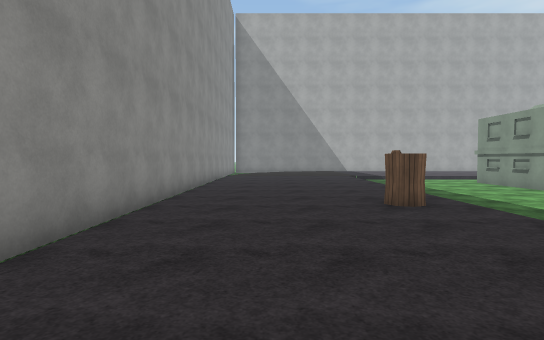
View 1 (above)

23 first-person views from a walk through a Unity game level. The camera is 1.5 m above the floor, tilts 2° down and sees 80° across. The floor is counted in squares, 2 m on a side. Each view is taken from the middle of a square. On the plan, view 1 faces up. The plan holds only what a view shows up to about 11 squares ahead; the rest is blank. The place goes on beyond the plan. The player is left out. Surface patterns are stand-ins for the level's own textures.

View 2
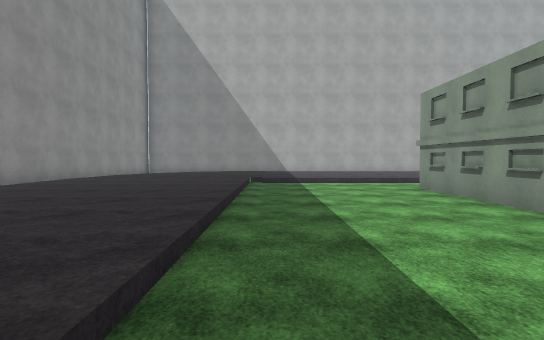

View 3
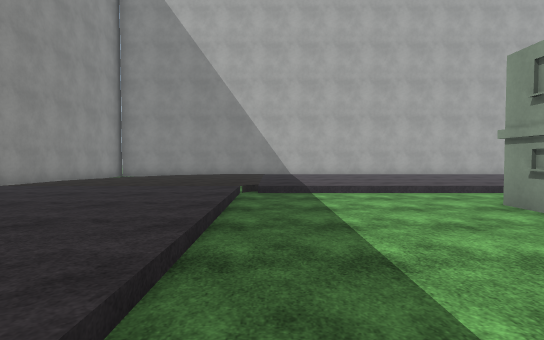

View 4
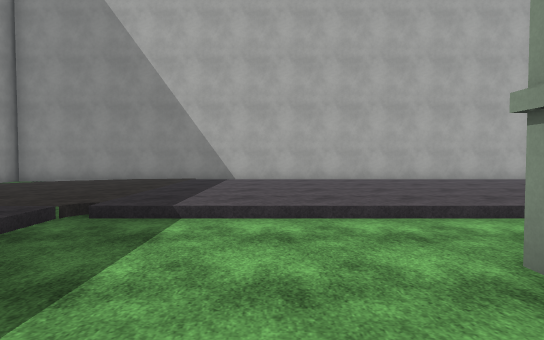

View 5
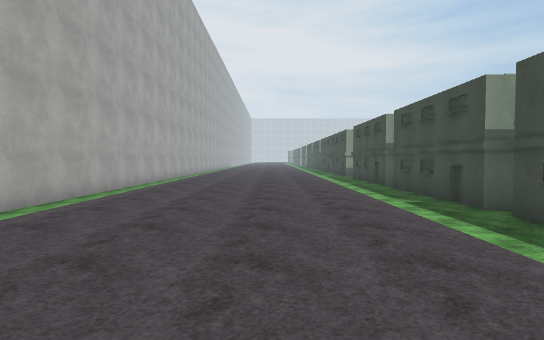

View 6
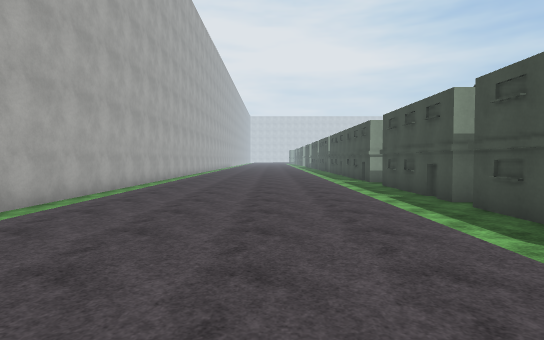

View 7
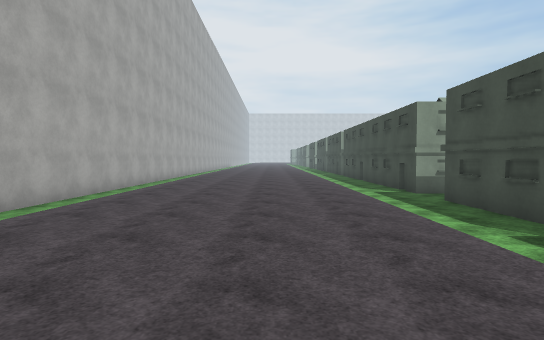

View 8
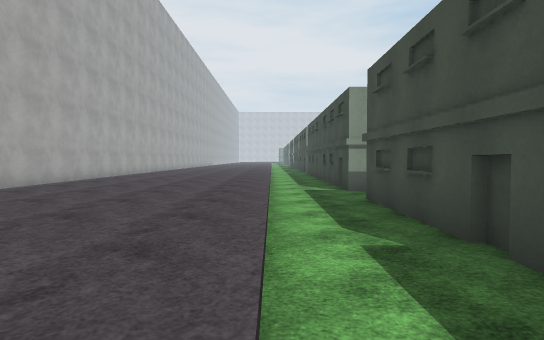

View 9
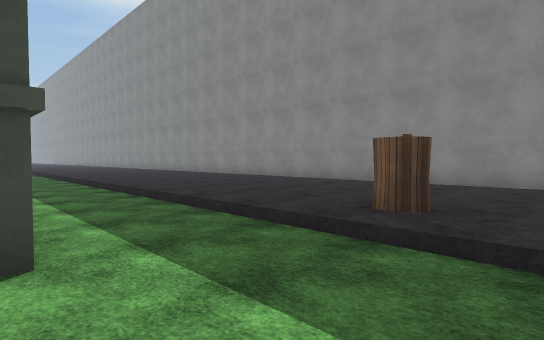

View 10
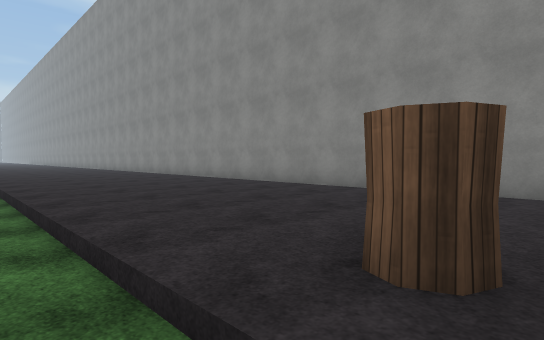

View 11
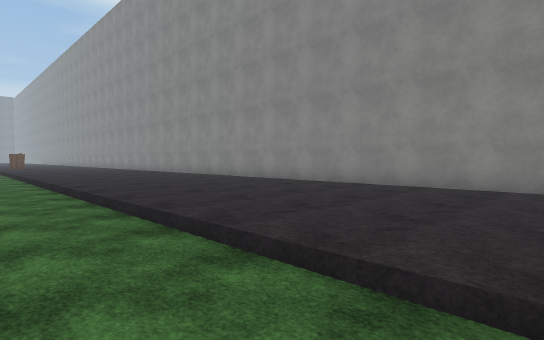

View 12
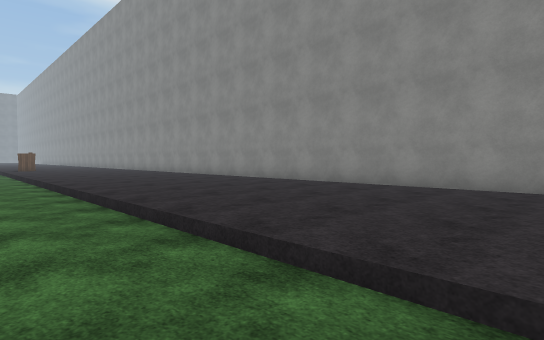

View 13
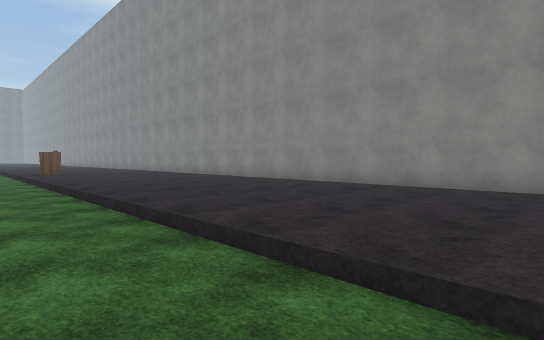

View 14
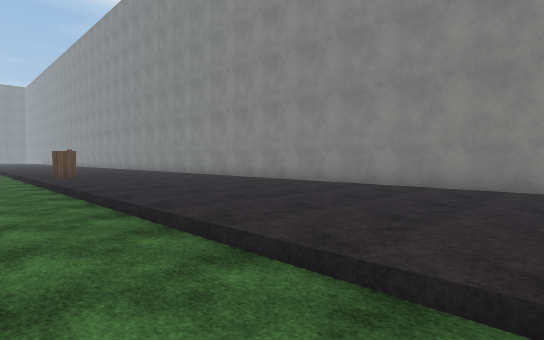

View 15
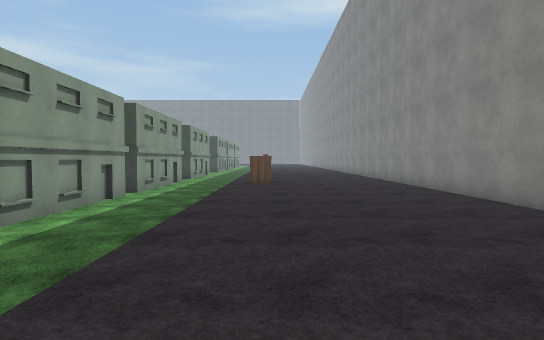

View 16
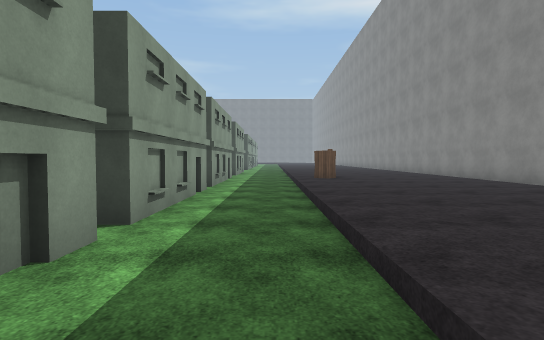

View 17
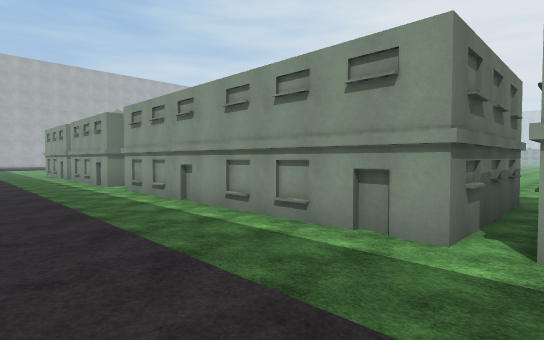

View 18
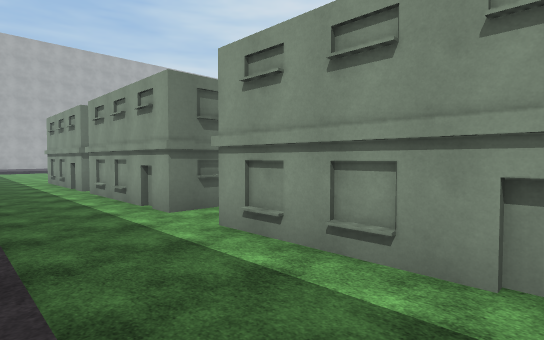

View 19
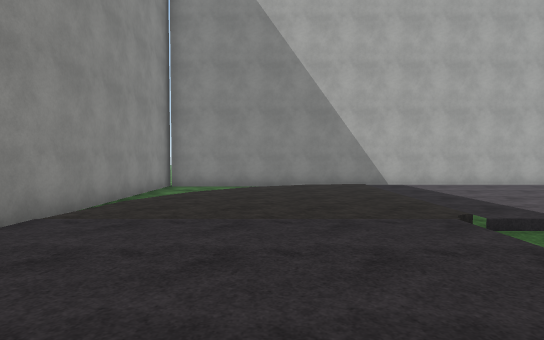

View 20
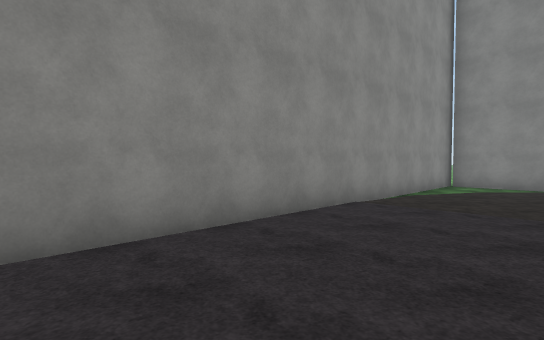

View 21
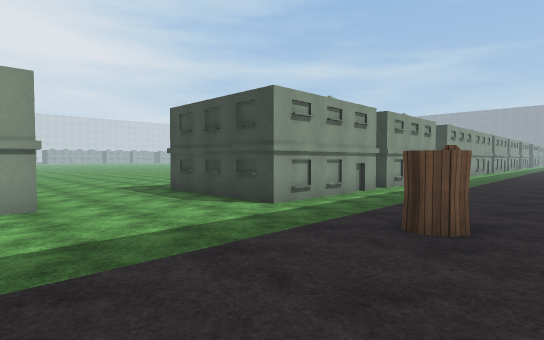

View 22
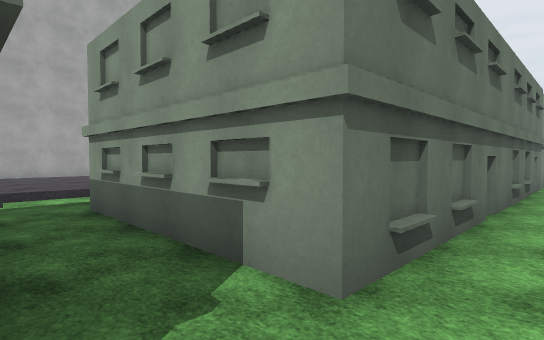

View 23
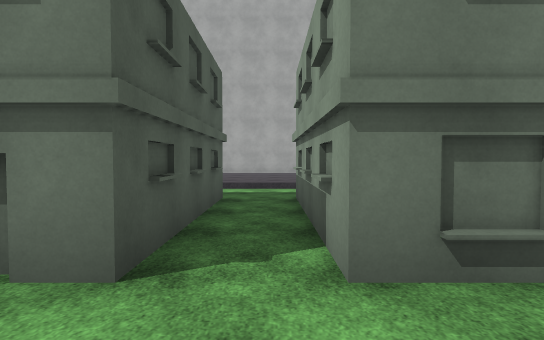

### Floor plan
Key: @ floor where view 1 was taken; # wall or solid block; . main floor; - floor 0.25 m lower than the main floor; / step, stairs or slope; H house; B barrel.
Columns run from 3 left of view 1 to 27 right of it. Each row starts with its distance up from view 1.
 21 ###############################
 20 #---           ---------------
 19 #---//.........................
 18 #--/...........................
 17 #-/............................
 16 #-.............................
 15 #/.............................
 14 #/.....////////////////////////
 13 #/.....------------------------
 12 #/.....----# H ###H####H##-###H
 11 #/.....----#             #-#
 10 #/.....----#             H-#
  9 #/.....----#             #-#
  8 #/.....----# H         H##-####
  7 #/.....----------        ------
  6 #/.....----------         -
  5 #/...B.---------
  4 #/.....--H####-
  3 #/.....--##
  2 #/.....--#
  1 #/.....--#
  0 #/.@...--#
 -1 #/.....--H
 -2 #/.....--#
 -3 #/.....--#
 -4 #/.....--#
 -5 #/.....--##
 -6 #/.....---
 -7 #/.....--#
 -8 #/.....--#
 -9 #/.....--#
-10 #/.....--#
-11 #/.....--#
-12 #/.....--#
-13 #/.....--#
-14 #/.....--#   H
-15 #/.....--#####---
-16 #/.....--H
-17 #/.....--#
-18 #/.....--#
-19 #/.....--#
-20 #/.....--#
-21 #/.....--H
-22 #/...B.--#
-23 #/.....--#

Where each view was taken, in squares from view 1:
view 1: 0 up, 0 right, facing up
view 2: 4 up, 4 right, facing up
view 3: 7 up, 4 right, facing up
view 4: 10 up, 6 right, facing up
view 5: 16 up, 7 right, facing right
view 6: 16 up, 11 right, facing right
view 7: 16 up, 15 right, facing right
view 8: 14 up, 16 right, facing right
view 9: 7 up, 6 right, facing down-left
view 10: 6 up, 4 right, facing down-left
view 11: 0 up, 5 right, facing down-left
view 12: 3 down, 5 right, facing down-left
view 13: 8 down, 5 right, facing down-left
view 14: 10 down, 5 right, facing down-left
view 15: 12 down, 2 right, facing down
view 16: 12 down, 4 right, facing down
view 17: 16 down, 2 right, facing up-right
view 18: 10 down, 3 right, facing up-right
view 19: 10 up, 1 right, facing up
view 20: 9 up, 1 right, facing up-left
view 21: 9 up, 1 right, facing down-right
view 22: 7 up, 22 right, facing up-right
view 23: 6 up, 23 right, facing up
